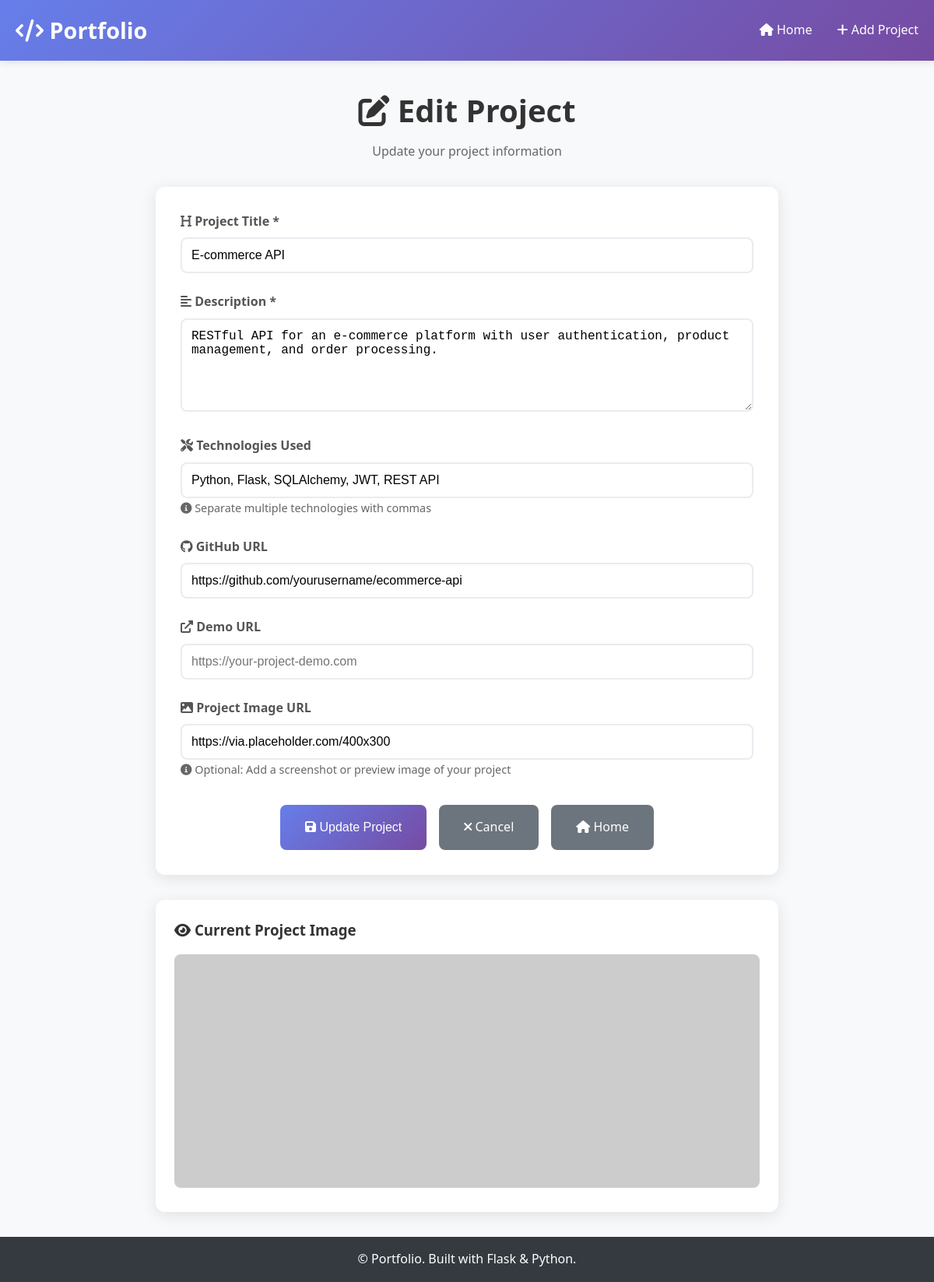
/edit_project/2, run on the app's committed database.
### models.py (models this page shows, shortened)
class Project(db.Model):
    __tablename__ = 'projects'
    id = db.Column(db.Integer, primary_key=True)
    title = db.Column(db.String(100), nullable=False)
    description = db.Column(db.Text, nullable=False)
    github_url = db.Column(db.String(200))
    demo_url = db.Column(db.String(200))
    image_url = db.Column(db.String(200))
    created_at = db.Column(db.DateTime, default=datetime.utcnow)
    updated_at = db.Column(db.DateTime, default=datetime.utcnow, onupdate=datetime.utcnow)
    technologies = db.relationship('Technology', backref='project', lazy=True, cascade='all, delete-orphan')
    demo_media = db.relationship('Demo', backref='project', lazy=True, cascade='all, delete-orphan')

### app.py (the view, shortened to what this page needs)
@app.route('/edit_project/<int:project_id>', methods=['GET', 'POST'])
def edit_project(project_id):
    project = Project.query.get_or_404(project_id)
    tech_string = ', '.join([tech.name for tech in project.technologies])
    return render_template('edit_project.html', project=project, tech_string=tech_string)

### templates/edit_project.html (shortened to what this page needs)
{% extends "base.html" %}
{% block content %}
<div style="max-width: 800px; margin: 0 auto;">
    <div style="text-align: center; margin-bottom: 2rem;">
        <h1 style="font-size: 2.5rem; margin-bottom: 0.5rem; color: #333;">
            <i class="fas fa-edit"></i> Edit Project
        </h1>
        <p style="color: #666;">Update your project information</p>
    </div>
    <div class="card">
        <div class="card-body" style="padding: 2rem;">
            <form method="POST">
                <div class="form-group">
                    <label for="title">
                        <i class="fas fa-heading"></i> Project Title *
                    </label>
                    <input type="text" id="title" name="title" class="form-control" required
                           value="{{ project.title }}" placeholder="Enter your project title">
                </div>
                <div class="form-group">
                    <label for="description">
                        <i class="fas fa-align-left"></i> Description *
                    </label>
                    <textarea id="description" name="description" class="form-control" required
                              placeholder="Describe your project, its features, and what makes it special...">{{ project.description }}</textarea>
                </div>
                <div class="form-group">
                    <label for="technologies">
                        <i class="fas fa-tools"></i> Technologies Used
                    </label>
                    <input type="text" id="technologies" name="technologies" class="form-control"
                           value="{{ tech_string }}" placeholder="e.g., Python, Flask, JavaScript, React (comma-separated)">
                    <small style="color: #666; font-size: 0.9rem;">
                        <i class="fas fa-info-circle"></i> Separate multiple technologies with commas
                    </small>
                </div>
                <div class="form-group">
                    <label for="github_url">
                        <i class="fab fa-github"></i> GitHub URL
                    </label>
                    <input type="url" id="github_url" name="github_url" class="form-control"
                           value="{{ project.github_url or '' }}" placeholder="https://github.com/username/repository">
                </div>
                <div class="form-group">
                    <label for="demo_url">
                        <i class="fas fa-external-link-alt"></i> Demo URL
                    </label>
                    <input type="url" id="demo_url" name="demo_url" class="form-control"
                           value="{{ project.demo_url or '' }}" placeholder="https://your-project-demo.com">
                </div>
                <div class="form-group">
                    <label for="image_url">
                        <i class="fas fa-image"></i> Project Image URL
                    </label>
                    <input type="url" id="image_url" name="image_url" class="form-control"
                           value="{{ project.image_url or '' }}" placeholder="https://example.com/project-screenshot.jpg">
                    <small style="color: #666; font-size: 0.9rem;">
                        <i class="fas fa-info-circle"></i> Optional: Add a screenshot or preview image of your project
                    </small>
                </div>
                <div style="display: flex; gap: 1rem; justify-content: center; margin-top: 2rem; flex-wrap: wrap;">
                    <button type="submit" class="btn" style="padding: 1rem 2rem;">
                        <i class="fas fa-save"></i> Update Project
                    </button>
                    <a href="{{ url_for('project_detail', project_id=project.id) }}" class="btn btn-secondary" style="padding: 1rem 2rem;">
                        <i class="fas fa-times"></i> Cancel
                    </a>
                    <a href="{{ url_for('home') }}" class="btn btn-secondary" style="padding: 1rem 2rem;">
                        <i class="fas fa-home"></i> Home
                    </a>
                </div>
            </form>
        </div>
    </div>
    {% if project.image_url %}
        <div class="card" style="margin-top: 2rem;">
            <div class="card-body">
                <h3 style="margin-bottom: 1rem; color: #333;">
                    <i class="fas fa-eye"></i> Current Project Image
                </h3>
                <img src="{{ project.image_url }}" alt="{{ project.title }}"
                     style="width: 100%; max-height: 300px; object-fit: cover; border-radius: 8px;">
            </div>
        </div>
    {% endif %}
</div>
{% endblock %}

### templates/base.html (style rules this page uses)
* { margin: 0; padding: 0; box-sizing: border-box; }
body { font-family: 'Segoe UI', Tahoma, Geneva, Verdana, sans-serif; line-height: 1.6; color: #333; background-color: #f8f9fa; }
.btn { display: inline-block; padding: 0.75rem 1.5rem; background: linear-gradient(135deg, #667eea 0%, #764ba2 100%); color: white; text-decoration: none; border-radius: 8px; border: none; cursor: pointer; transition: transform 0.2s, box-shadow 0.2s; font-size: 1rem; }
.btn-secondary { background: #6c757d; }
.form-group { margin-bottom: 1.5rem; }
.form-group label { display: block; margin-bottom: 0.5rem; font-weight: 600; color: #555; }
.form-control { width: 100%; padding: 0.75rem; border: 2px solid #e9ecef; border-radius: 8px; font-size: 1rem; transition: border-color 0.3s; }
textarea.form-control { resize: vertical; min-height: 120px; }
.card { background: white; border-radius: 12px; box-shadow: 0 4px 20px rgba(0,0,0,0.1); overflow: hidden; transition: transform 0.3s, box-shadow 0.3s; }
.card-body { padding: 1.5rem; }

### data on the page
Project: title "E-commerce API", description "RESTful API for an e-commerce platform with user authentication, product management, and order processing.", github_url "https://github.com/yourusername/ecommerce-api", image_url "https://via.placeholder.com/400x300"
